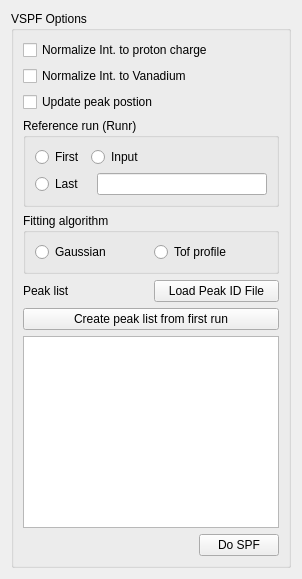
            <widget class="QWidget" name="tab_10">
             <attribute name="title">
              <string>VSPF</string>
             </attribute>
             <layout class="QVBoxLayout" name="verticalLayout_22">
              <item>
               <layout class="QVBoxLayout" name="verticalLayout_21">
                <item>
                 <widget class="QGroupBox" name="groupBox_17">
                  <property name="toolTip">
                   <string>&lt;html&gt;&lt;head/&gt;&lt;body&gt;&lt;p&gt;VSPF: Peak fitting&lt;/p&gt;&lt;/body&gt;&lt;/html&gt;</string>
                  </property>
                  <property name="title">
                   <string>VSPF Options</string>
                  </property>
                  <layout class="QVBoxLayout" name="verticalLayout_20">
                   <item>
                    <layout class="QVBoxLayout" name="verticalLayout_19">
                     <item>
                      <widget class="QCheckBox" name="checkBox_4">
                       <property name="text">
                        <string>Normalize Int. to proton charge</string>
                       </property>
                      </widget>
                     </item>
                     <item>
                      <widget class="QCheckBox" name="checkBox_3">
                       <property name="text">
                        <string>Normalize Int. to Vanadium</string>
                       </property>
                      </widget>
                     </item>
                     <item>
                      <widget class="QCheckBox" name="checkBox_5">
                       <property name="text">
                        <string>Update peak postion</string>
                       </property>
                      </widget>
                     </item>
                    </layout>
                   </item>
                   <item>
                    <widget class="QGroupBox" name="groupBox_18">
                     <property name="title">
                      <string>Reference run (Runr)</string>
                     </property>
                     <layout class="QGridLayout" name="gridLayout_13">
                      <item row="0" column="0">
                       <widget class="QRadioButton" name="radioButton_4">
                        <property name="text">
                         <string>First</string>
                        </property>
                       </widget>
                      </item>
                      <item row="0" column="1" colspan="2">
                       <widget class="QRadioButton" name="radioButton_7">
                        <property name="text">
                         <string>Input</string>
                        </property>
                       </widget>
                      </item>
                      <item row="1" column="0" colspan="2">
                       <widget class="QRadioButton" name="radioButton_6">
                        <property name="text">
                         <string>Last</string>
                        </property>
                       </widget>
                      </item>
                      <item row="1" column="2">
                       <widget class="QLineEdit" name="lineEdit_6"/>
                      </item>
                     </layout>
                    </widget>
                   </item>
                   <item>
                    <widget class="QGroupBox" name="groupBox_13">
                     <property name="title">
                      <string>Fitting algorithm</string>
                     </property>
                     <layout class="QHBoxLayout" name="horizontalLayout_16">
                      <item>
                       <widget class="QRadioButton" name="radioButton_23">
                        <property name="text">
                         <string>Gaussian</string>
                        </property>
                       </widget>
                      </item>
                      <item>
                       <widget class="QRadioButton" name="radioButton_25">
                        <property name="text">
                         <string>Tof profile</string>
                        </property>
                       </widget>
                      </item>
                     </layout>
                    </widget>
                   </item>
                   <item>
                    <layout class="QHBoxLayout" name="horizontalLayout_17">
                     <item>
                      <widget class="QLabel" name="label_4">
                       <property name="text">
                        <string>Peak list</string>
                       </property>
                      </widget>
                     </item>
                     <item>
                      <widget class="QPushButton" name="pushButton_9">
                       <property name="text">
                        <string>Load Peak ID File</string>
                       </property>
                      </widget>
                     </item>
                    </layout>
                   </item>
                   <item>
                    <widget class="QPushButton" name="pushButton_7">
                     <property name="toolTip">
                      <string>&lt;html&gt;&lt;head/&gt;&lt;body&gt;&lt;p&gt;CALL gui TO PICK PEAKS&lt;/p&gt;&lt;/body&gt;&lt;/html&gt;</string>
                     </property>
                     <property name="text">
                      <string>Create peak list from first run</string>
                     </property>
                    </widget>
                   </item>
                   <item>
                    <widget class="QTableWidget" name="tableWidget">
                     <property name="minimumSize">
                      <size>
                       <width>0</width>
                       <height>60</height>
                      </size>
                     </property>
                    </widget>
                   </item>
                   <item>
                    <layout class="QHBoxLayout" name="horizontalLayout_18">
                     <item>
                      <spacer name="horizontalSpacer_7">
                       <property name="orientation">
                        <enum>Qt::Horizontal</enum>
                       </property>
                       <property name="sizeHint" stdset="0">
                        <size>
                         <width>40</width>
                         <height>20</height>
                        </size>
                       </property>
                      </spacer>
                     </item>
                     <item>
                      <widget class="QPushButton" name="pushButton_8">
                       <property name="toolTip">
                        <string>&lt;html&gt;&lt;head/&gt;&lt;body&gt;&lt;p&gt;In the right plots show:&lt;/p&gt;&lt;p&gt;1: strain vs. run number;&lt;/p&gt;&lt;p&gt;2. peak width vs. run number; &lt;/p&gt;&lt;p&gt;3. ... &lt;/p&gt;&lt;/body&gt;&lt;/html&gt;</string>
                       </property>
                       <property name="text">
                        <string>Do SPF</string>
                       </property>
                      </widget>
                     </item>
                    </layout>
                   </item>
                  </layout>
                 </widget>
                </item>
               </layout>
              </item>
             </layout>
            </widget>
